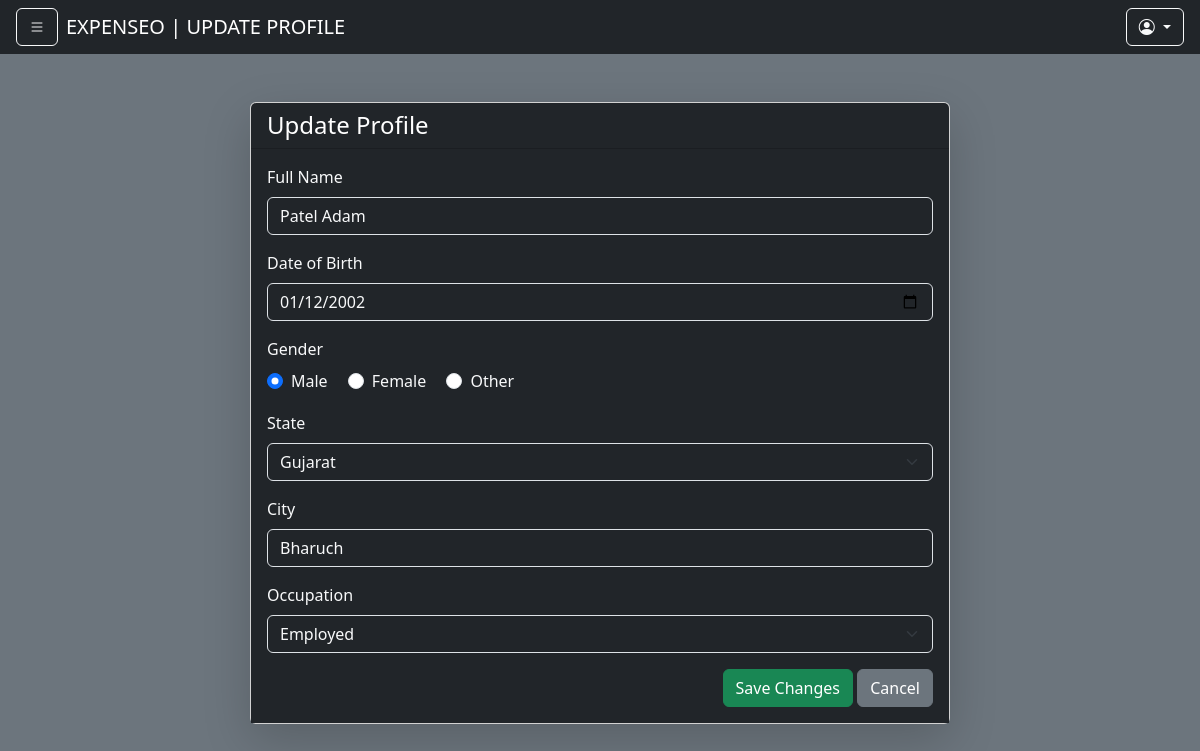
Page /profile/update/ (signed in) on the earlier database version.
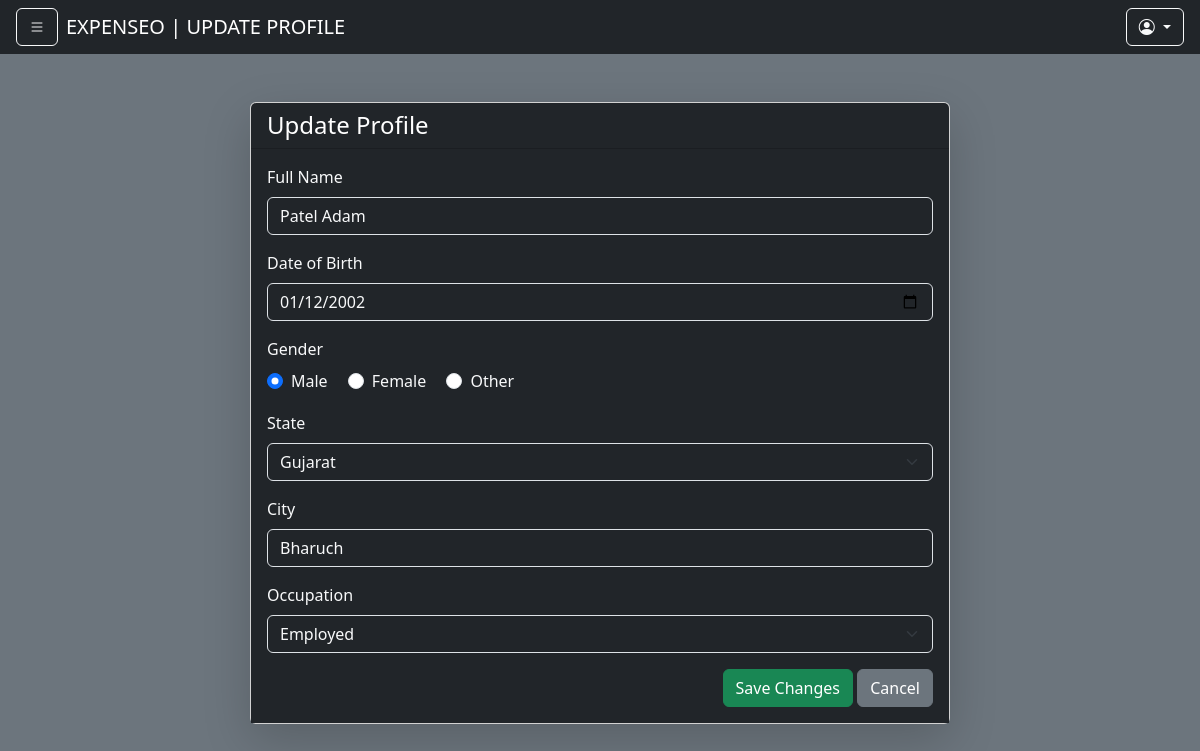
Same page on the later database version.
### apps/expense/models.py (models this page shows, shortened)
class BaseClass(models.Model):
    UID = models.UUIDField(default=uuid.uuid4, primary_key=True, null=False, blank=False)
    created_at = models.DateTimeField(auto_now_add=True)
    updated_at = models.DateTimeField(auto_now=True)
    class Meta:
        abstract = True

class UserDetails(BaseClass):
    user = models.ForeignKey(Users, on_delete=models.CASCADE)
    full_name = models.CharField(default='',max_length=100)
    dob = models.DateField(default='')
    gender = models.CharField(default='',max_length=10)
    state = models.CharField(default='',max_length=30)
    city = models.CharField(default='',max_length=100)
    occupation = models.CharField(default='',max_length=20)
    is_filled = models.BooleanField(default=False)

### apps/expense/views.py (the view, shortened to what this page needs)
# urls.py: path('profile/update/',update_profile, name='update_profile'),
def update_profile(request):
    user_uid = request.session.get('user_id')
    if not user_uid:
        messages.error(request, "Session not found please login")
        return redirect('login')
    user_details = UserDetails.objects.get(user_id=UUID(user_uid))
    if not user_details:
        messages.error(request, "Profile details not found.")
        return redirect('profile')
    INDIAN_STATES = [
    "Andhra Pradesh", "Arunachal Pradesh", "Assam", "Bihar", "Chhattisgarh",
    "Goa", "Gujarat", "Haryana", "Himachal Pradesh", "Jharkhand",
    "Karnataka", "Kerala", "Madhya Pradesh", "Maharashtra", "Manipur",
    "Meghalaya", "Mizoram", "Nagaland", "Odisha", "Punjab",
    "Rajasthan", "Sikkim", "Tamil Nadu", "Telangana", "Tripura",
    "Uttar Pradesh", "Uttarakhand", "West Bengal",
    "Andaman and Nicobar Islands", "Chandigarh", "Dadra and Nagar Haveli and Daman and Diu",
    "Delhi", "Jammu and Kashmir", "Ladakh", "Lakshadweep", "Puducherry"]
    return render(request, 'expense/update_profile.html', {
        'user_details': user_details,
        'states':INDIAN_STATES,
    })

### apps/expense/templates/expense/update_profile.html (shortened to what this page needs)
{% extends 'expense/base.html' %}
{% block page %}UPDATE PROFILE{% endblock %}
{% block body %}
<div class="container mt-5">
  <div class="card shadow-lg mx-auto" style="max-width: 700px;">
    <div class="card-header bg-dark text-white">
      <h4 class="mb-0">Update Profile</h4>
    </div>
    <div class="card-body bg-dark text-light">
      <form method="POST">
        <div class="mb-3">
          <label for="full_name" class="form-label text-light">Full Name</label>
          <input type="text" name="full_name" class="form-control bg-dark text-light" value="{{ user_details.full_name }}" required>
        </div>
        <div class="mb-3 text-light">
          <label for="dob" class="form-label text-light">Date of Birth</label>
          <input type="date" name="dob" class="form-control bg-dark text-light" value="{{ user_details.dob|date:'Y-m-d' }}" style="color-scheme: light;" required>
        </div>
        <div class="mb-3">
          <label class="form-label text-light">Gender</label><br>
          <div class="form-check form-check-inline">
            <input type="radio" name="gender" value="male" {% if user_details.gender == 'male' %}checked{% endif %} class="form-check-input">
            <label class="form-check-label">Male</label>
          </div>
          <div class="form-check form-check-inline">
            <input type="radio" name="gender" value="female" {% if user_details.gender == 'female' %}checked{% endif %} class="form-check-input">
            <label class="form-check-label">Female</label>
          </div>
          <div class="form-check form-check-inline">
            <input type="radio" name="gender" value="other" {% if user_details.gender == 'other' %}checked{% endif %} class="form-check-input">
            <label class="form-check-label">Other</label>
          </div>
        </div>
        <div class="mb-3">
          <label for="state" class="form-label text-light">State</label>
          <select name="state" class="form-select bg-dark text-light" required>
            {% for state in states %}
              <option value="{{ state }}" {% if user_details.state == state %}selected{% endif %}>{{ state }}</option>
            {% endfor %}
          </select>
        </div>
        <div class="mb-3">
          <label for="city" class="form-label text-light">City</label>
          <input type="text" name="city" class="form-control bg-dark text-light" value="{{ user_details.city }}" required>
        </div>
        <div class="mb-3">
          <label for="occupation" class="form-label text-light">Occupation</label>
          <select name="occupation" class="form-select bg-dark text-light" required>
            <option value="employed" {% if user_details.occupation == 'employed' %}selected{% endif %}>Employed</option>
        </select>
        </div>
        <div class="text-end">
          <button type="submit" class="btn btn-success">Save Changes</button>
          <a href="{% url 'profile' %}" class="btn btn-secondary">Cancel</a>
        </div>
      </form>
    </div>
  </div>
</div>
{% endblock %}

Differences in the rows shown:
changed UserDetails "Patel Adam": occupation (not shown) → "Employed"
Other differences:
form field occupation: "Employed" → (not shown)
